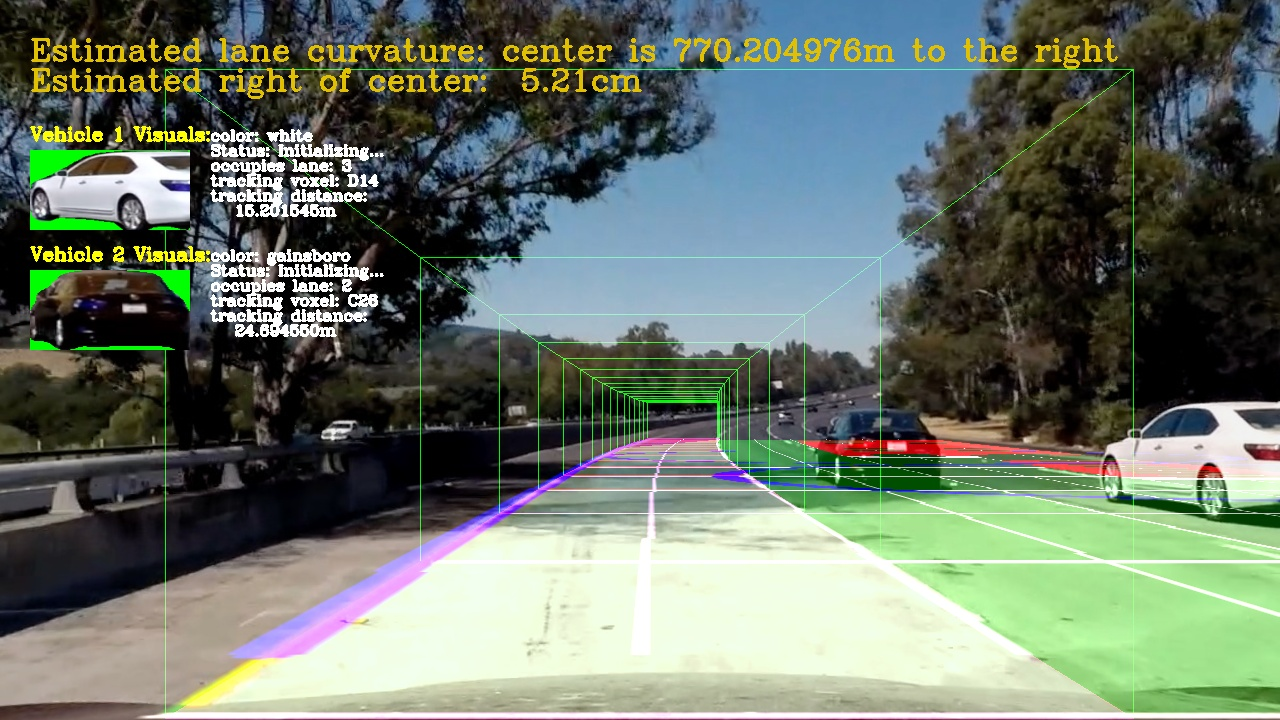
#> input picture test_images_out/test5.jpg, 1280 x 720 px, found by its file name
$ jupyter execute --allow-errors VehicleDetection.ipynb   (shell and % lines are left out)   (older library calls are emulated)
#> lines starting #> are read from the running program, lines starting #| are printed output that depends on the picture; after the words box and inside, x2 and y2 are one past the last pixel; in counts of white or black regions, pixels touching at a corner belong together
[cell 1]
import glob
from tqdm import tqdm
import time
import matplotlib.pyplot as plt
# Visualizations will be shown in the notebook.
from matplotlib import gridspec

import numpy as np
from PIL import Image

[cell 2]
# Load the cars and non cars data

cars = glob.glob('./data/vehicles/*/*/*.png')
noncars = glob.glob('./data/non-vehicles/*/*/*.png')

print('Number of vehicles are: ', len(cars))
print('Number of non-vehicles are: ', len(noncars))

[cell 3]
num_draw_examples = 10

fig = plt.figure(figsize=(num_draw_examples, 2))
grid = gridspec.GridSpec(2, num_draw_examples, wspace=0.0, hspace=0.0)

labelset_pbar = tqdm(range(2))
#> (the rest of this cell did not finish here and is left out)

[cell 4]
# This script is used to save the mislabeld images
mislabelled = glob.glob('/home/stevenwudi/PycharmProjects/Udacity/SDC-P5/vehicleLab/attempts/Mislabeled/*.png')
print('Number of mislabelled non-vehicles is: ', len(mislabelled))


num_draw_examples = 10

fig = plt.figure(figsize=(num_draw_examples, 1))
grid = gridspec.GridSpec(1, num_draw_examples, wspace=0.0, hspace=0.0)

#> (the rest of this cell did not finish here and is left out)

[cell 5]
from skimage.feature import hog
from sklearn.preprocessing import StandardScaler
import cv2
import matplotlib.image as mpimg

[cell 6]
# [9 lines left out: function get_hog, not called in this run]

#> (a cell that did not finish here is left out)

[cell 8]
num_draw_examples = 10

fig = plt.figure(figsize=(num_draw_examples, 3))
grid = gridspec.GridSpec(4, num_draw_examples, wspace=0.0, hspace=0.0)
labelset_pbar = tqdm(range(2))

#> (the rest of this cell did not finish here and is left out)

#> (a cell that did not finish here is left out)

[cell 10]
cars = glob.glob('./data/vehicles/*/*/*.png')
noncars = glob.glob('./data/non-vehicles/*/*/*.png')

[cell 11]
# Define a function to compute binned color features
# [37 lines left out: functions bin_spatial, color_hist, get_hog_features, not called in this run]

###### TODO ###########
# Define a function to extract features from a list of images
# Have this function call bin_spatial() and color_hist()
def extract_features(imgs, cspace='RGB', spatial_size=(32, 32), hist_bins=32, hist_range=(0, 256),
                     orient=9, pix_per_cell=8, cell_per_block=2, hog_channel=0, ignore_list=[]):
    # Create a list to append feature vectors to
    features = []
    # Iterate through the list of images
    for file in imgs:
        if file.split('/')[-1] not in ignore_list:
            # Read in each one by one
            image = mpimg.imread(file)
            # apply color conversion if other than 'RGB'
            if cspace != 'RGB':
                if cspace == 'HSV':
                    feature_image = cv2.cvtColor(image, cv2.COLOR_RGB2HSV)
                elif cspace == 'LUV':
                    feature_image = cv2.cvtColor(image, cv2.COLOR_RGB2LUV)
                elif cspace == 'HLS':
                    feature_image = cv2.cvtColor(image, cv2.COLOR_RGB2HLS)
                elif cspace == 'YUV':
                    feature_image = cv2.cvtColor(image, cv2.COLOR_RGB2YUV)
            else: feature_image = np.copy(image)
            # Apply bin_spatial() to get spatial color features
            spatial_features = bin_spatial(feature_image, size=spatial_size)
            # Apply color_hist() also with a color space option now
            hist_features = color_hist(feature_image, nbins=hist_bins, bins_range=hist_range)
            # Append the new feature vector to the features list, we use gray for HOG
            hog_features = get_hog_features(cv2.cvtColor(feature_image, cv2.COLOR_RGB2GRAY), orient,
                            pix_per_cell, cell_per_block, vis=False, feature_vec=True)


            features.append(np.concatenate((spatial_features, hist_features, hog_features)))
    # Return list of feature vectors
    return features

[cell 12]
t=time.time()
colorspace = 'RGB' # Can be RGB, HSV, LUV, HLS, YUV, YCrCb
orient = 9
pix_per_cell = 4
cell_per_block = 2
hog_channel = 0 # Can be 0, 1, 2, or "ALL"

car_features = extract_features(cars, cspace='RGB', spatial_size=(32, 32), hist_bins=32, hist_range=(0, 256),
                                   orient=orient,  pix_per_cell=pix_per_cell, cell_per_block=cell_per_block,
                                   hog_channel=hog_channel, ignore_list=[])
#> (the rest of this cell did not finish here and is left out)

[cell 13]
if len(car_features) > 0:
    # Create an array stack of feature vectors
    X = np.vstack((car_features, notcar_features)).astype(np.float64)
    print(X.shape)
    # Fit a per-column scaler
    X_scaler = StandardScaler().fit(X)
    # Apply the scaler to X
    scaled_X = X_scaler.transform(X)
    car_ind = np.random.randint(0, len(cars))
    # Plot an example of raw and scaled features
    fig = plt.figure(figsize=(12,4))
    plt.subplot(131)
    plt.imshow(mpimg.imread(cars[car_ind]))
    plt.title('Original Image')
    plt.subplot(132)
    plt.plot(X[car_ind])
    plt.title('Raw Features')
    plt.subplot(133)
    plt.plot(scaled_X[car_ind])
    plt.title('Normalized Features')
    fig.tight_layout()
else:
    print('Your function only returns empty feature vectors...')

[cell 14]
from sklearn.model_selection import train_test_split

# Create an array stack of feature vectors
#> (the rest of this cell did not finish here and is left out)

[cell 15]
from sklearn.svm import LinearSVC
# Use a linear SVC
svc = LinearSVC()
# Check the training time for the SVC
t=time.time()
#> (the rest of this cell did not finish here and is left out)

[cell 16]
# Here is your draw_boxes function from the previous exercise
def draw_boxes(img, bboxes, color=(0, 0, 255), thick=6):
    # Make a copy of the image
    imcopy = np.copy(img)
    # Iterate through the bounding boxes
    for bbox in bboxes:
        # Draw a rectangle given bbox coordinates
        cv2.rectangle(imcopy, bbox[0], bbox[1], color, thick)
    # Return the image copy with boxes drawn
    return imcopy

# Define a function that takes an image,
# start and stop positions in both x and y,
# window size (x and y dimensions),
# and overlap fraction (for both x and y)
def slide_window(img, x_start_stop=[None, None], y_start_stop=[None, None],
                    xy_window=(64, 64), xy_overlap=(0.5, 0.5)):
    # If x and/or y start/stop positions not defined, set to image size
    if x_start_stop[0] == None:
        x_start_stop[0] = 0
    if x_start_stop[1] == None:
        x_start_stop[1] = img.shape[1]
    if y_start_stop[0] == None:
        y_start_stop[0] = 0
    if y_start_stop[1] == None:
        y_start_stop[1] = img.shape[0]
    # Compute the span of the region to be searched
    xspan = x_start_stop[1] - x_start_stop[0]
    yspan = y_start_stop[1] - y_start_stop[0]
    # Compute the number of pixels per step in x/y
    nx_pix_per_step = np.int(xy_window[0]*(1 - xy_overlap[0]))
    ny_pix_per_step = np.int(xy_window[1]*(1 - xy_overlap[1]))
    # Compute the number of windows in x/y
    nx_buffer = np.int(xy_window[0]*(xy_overlap[0]))
    ny_buffer = np.int(xy_window[1]*(xy_overlap[1]))
    nx_windows = np.int((xspan-nx_buffer)/nx_pix_per_step)
    ny_windows = np.int((yspan-ny_buffer)/ny_pix_per_step)
    # Initialize a list to append window positions to
    window_list = []
    # Loop through finding x and y window positions
    # Note: you could vectorize this step, but in practice
    # you'll be considering windows one by one with your
    # classifier, so looping makes sense
    for ys in range(ny_windows):
        for xs in range(nx_windows):
            # Calculate window position
            startx = xs*nx_pix_per_step + x_start_stop[0]
            endx = startx + xy_window[0]
            starty = ys*ny_pix_per_step + y_start_stop[0]
            endy = starty + xy_window[1]
            # Append window position to list
            window_list.append(((startx, starty), (endx, endy)))
    # Return the list of windows
    return window_list

[cell 17]
image = mpimg.imread('./test_images/test5.jpg')
#> image is the input picture: shape (720, 1280, 3); mean R, G, B 106.2, 117.8, 104.9
windows = slide_window(image, x_start_stop=[None, None], y_start_stop=[None, None],
                    xy_window=(128, 128), xy_overlap=(0.5, 0.5))
#> windows = 190 items

window_img = draw_boxes(image, windows, color=(0, 0, 255), thick=6)
#> the loop in draw_boxes, `for bbox in bboxes:` made 190 passes
#> bbox on passes 1 to 3: ((0, 0), (128, 128)), ((64, 0), (192, 128)), ((128, 0), (256, 128))
#> after the loop in draw_boxes, `for bbox in bboxes:`:
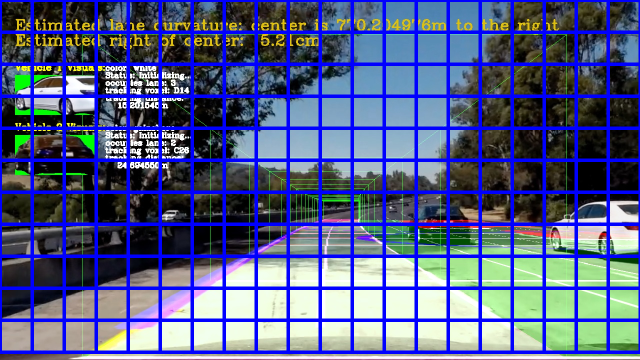
#> imcopy: shape (720, 1280, 3) (shown at 1/2 size); mean R, G, B 84.2, 93.6, 136.2
plt.imshow(window_img)

[cell 18]
windows = slide_window(image, x_start_stop=[None, None], y_start_stop=[400, None],
                    xy_window=(128, 128), xy_overlap=(0.5, 0.5))
#> windows = 76 items

window_img = draw_boxes(image, windows, color=(0, 0, 255), thick=6)
#> call 2 of draw_boxes, with color = (0, 0, 255), thick = 6
#> the loop in draw_boxes (call 2), `for bbox in bboxes:` made 76 passes
#> bbox on passes 1 to 8: ((0, 400), (128, 528)), ((64, 400), (192, 528)), ((128, 400), (256, 528)), ((192, 400), (320, 528)), ((256, 400), (384, 528)), ((320, 400), (448, 528)), ((384, 400), (512, 528)), ((448, 400), (576, 528))
#> after the loop in draw_boxes (call 2), `for bbox in bboxes:`:
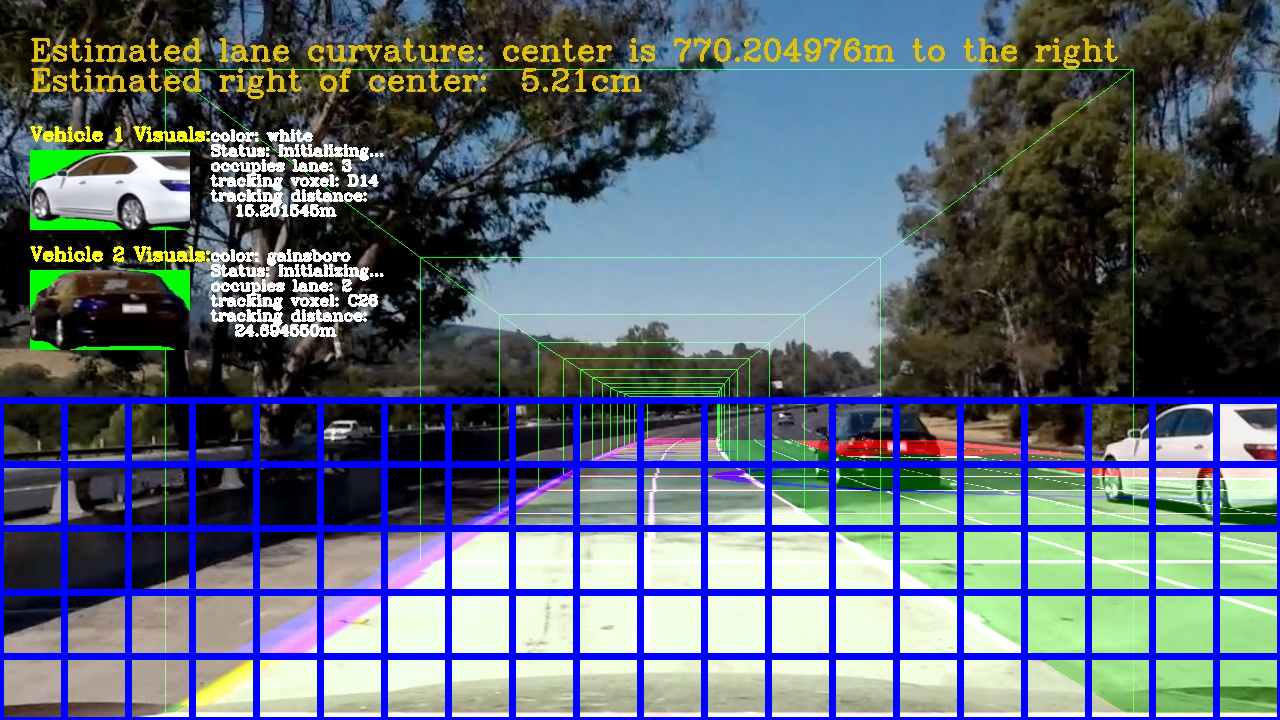
#> imcopy: shape (720, 1280, 3); 9.61% of pixels changed, all inside (x1, y1, x2, y2) = (0, 397, 1280, 720)
plt.imshow(window_img)

[cell 19]
# [55 lines left out: functions single_img_features, search_windows, not called in this run]

[cell 20]
windows = slide_window(image, x_start_stop=[None, None], y_start_stop=[400, None],
                    xy_window=(64, 64), xy_overlap=(0.5, 0.5))
#> windows = 351 items

window_img = draw_boxes(image, windows, color=(0, 0, 255), thick=6)
#> call 3 of draw_boxes, with color = (0, 0, 255), thick = 6
#> the loop in draw_boxes (call 3), `for bbox in bboxes:` made 351 passes
#> bbox on passes 1 to 3: ((0, 400), (64, 464)), ((32, 400), (96, 464)), ((64, 400), (128, 464))
#> after the loop in draw_boxes (call 3), `for bbox in bboxes:`:
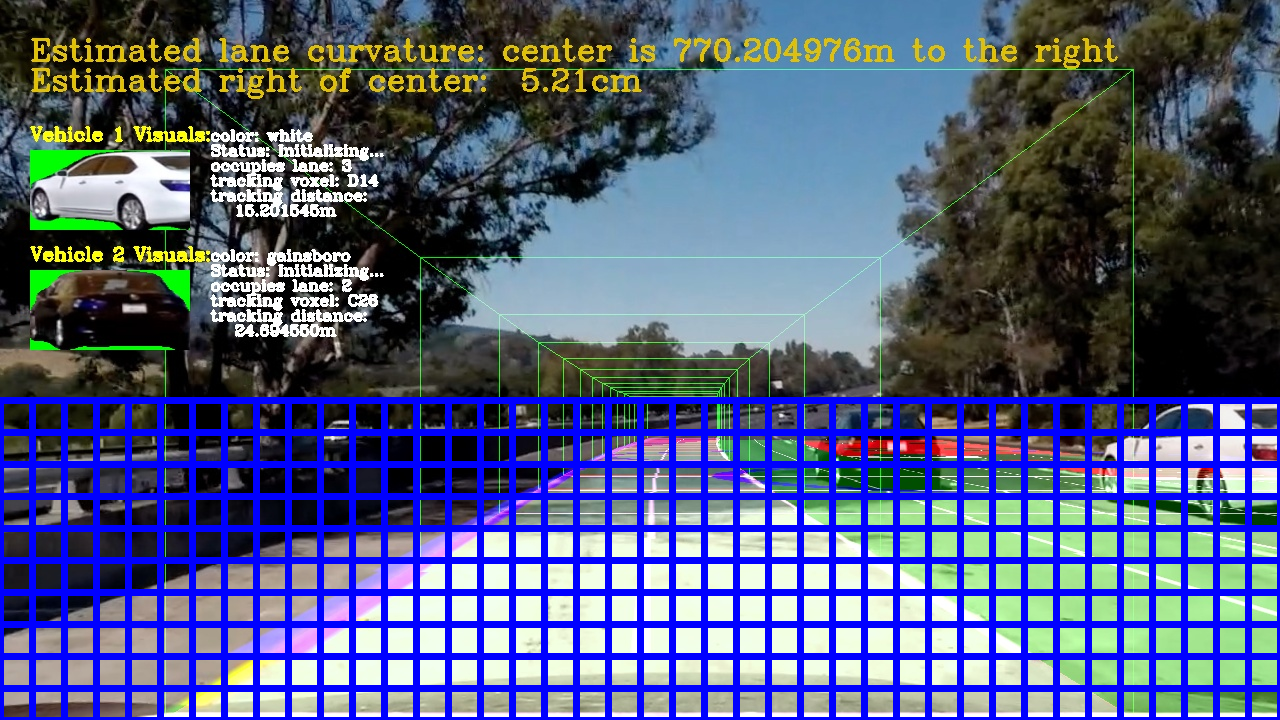
#> imcopy: shape (720, 1280, 3); 17.73% of pixels changed, all inside (x1, y1, x2, y2) = (0, 397, 1280, 720)
plt.imshow(window_img)

$ run again, with test_images_out/test1.jpg copied over test_images_out/test5.jpg
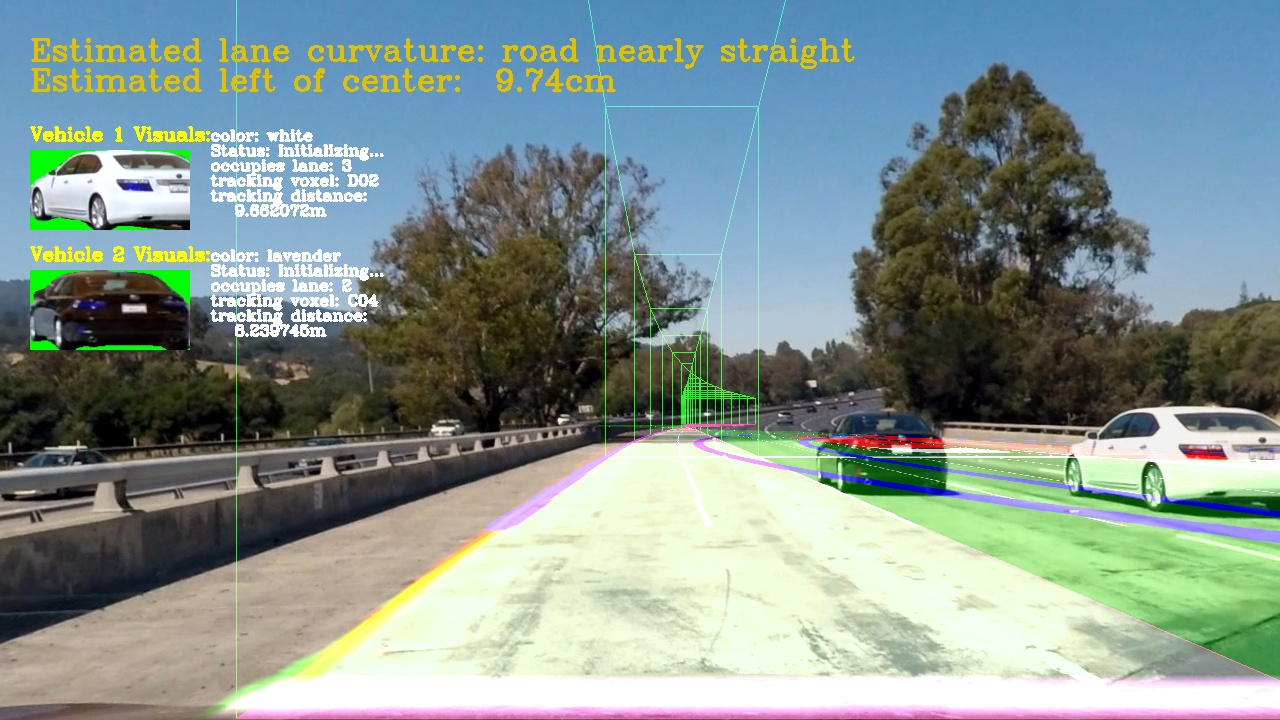
#> input picture test_images_out/test1.jpg, 1280 x 720 px, found by its file name
#> image is the input picture: shape (720, 1280, 3); mean R, G, B 132.1, 148.7, 144.1
#> `windows = slide_window(image, x_start_stop=[None, None], y_start_stop=..`: windows = 190 items
#> the loop in draw_boxes, `for bbox in bboxes:` made 190 passes
#> bbox on passes 1 to 3: ((0, 0), (128, 128)), ((64, 0), (192, 128)), ((128, 0), (256, 128))
#> `windows = slide_window(image, x_start_stop=[None, None], y_start_stop=..`: windows = 76 items
#> the loop in draw_boxes (call 2), `for bbox in bboxes:` made 76 passes
#> bbox on passes 1 to 8: ((0, 400), (128, 528)), ((64, 400), (192, 528)), ((128, 400), (256, 528)), ((192, 400), (320, 528)), ((256, 400), (384, 528)), ((320, 400), (448, 528)), ((384, 400), (512, 528)), ((448, 400), (576, 528))
#> after the loop in draw_boxes (call 2), `for bbox in bboxes:`:
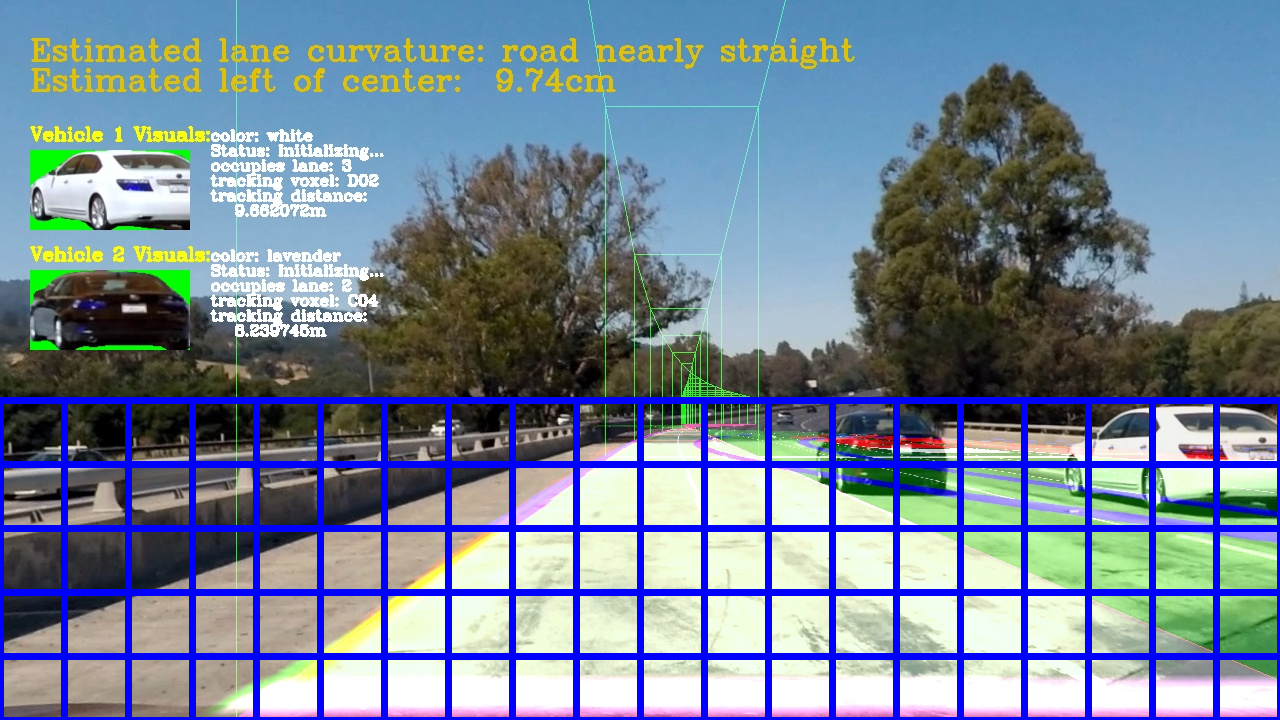
#> imcopy: shape (720, 1280, 3); 9.61% of pixels changed, all inside (x1, y1, x2, y2) = (0, 397, 1280, 720)
#> `windows = slide_window(image, x_start_stop=[None, None], y_start_stop=..`: windows = 351 items
#> the loop in draw_boxes (call 3), `for bbox in bboxes:` made 351 passes
#> bbox on passes 1 to 3: ((0, 400), (64, 464)), ((32, 400), (96, 464)), ((64, 400), (128, 464))
#> after the loop in draw_boxes (call 3), `for bbox in bboxes:`:
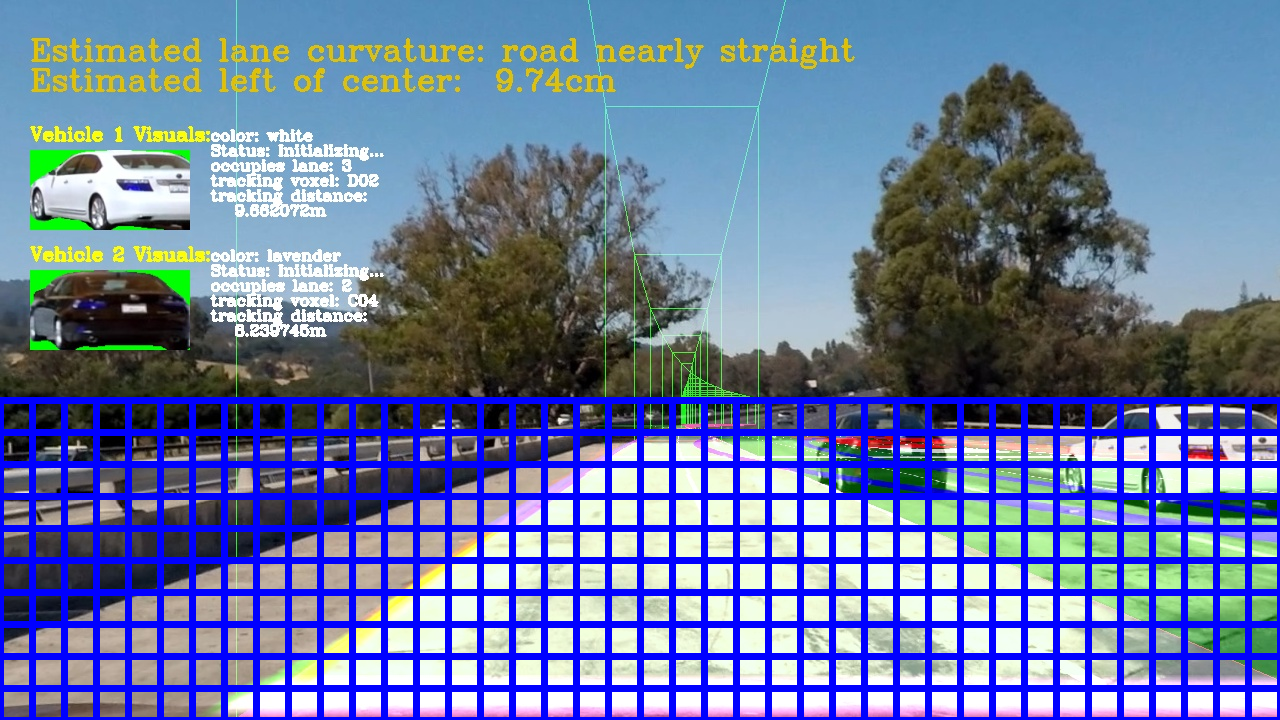
#> imcopy: shape (720, 1280, 3); 17.73% of pixels changed, all inside (x1, y1, x2, y2) = (0, 397, 1280, 720)
